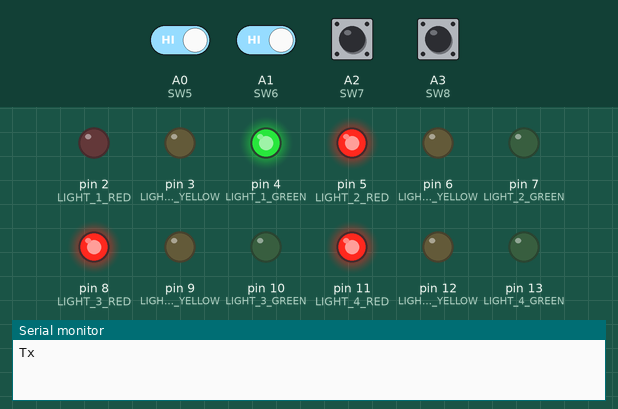
Bench run of a sketch on a simulated Arduino Uno, built with avr-gcc and run on an emulated ATmega328P. Parts: output pins drawn as LEDs (lit = HIGH), the last lines printed to the serial monitor. The inputs (shaded band) are chosen by the test bench; at power-on: A0 (SW5), A1 (SW6), A2 (SW7), A3 (SW8) HIGH.

Above: at 1.2 s.
1.3 s: A2 (SW7) pulled LOW for 0.15 s
At 3.8 s:
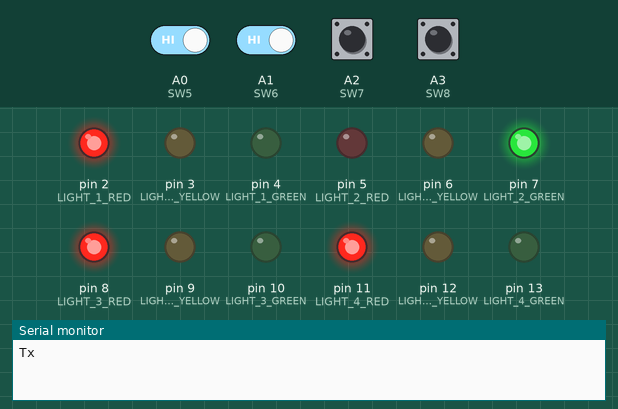
4.4 s: A3 (SW8) pulled LOW for 0.15 s
At 7.2 s:
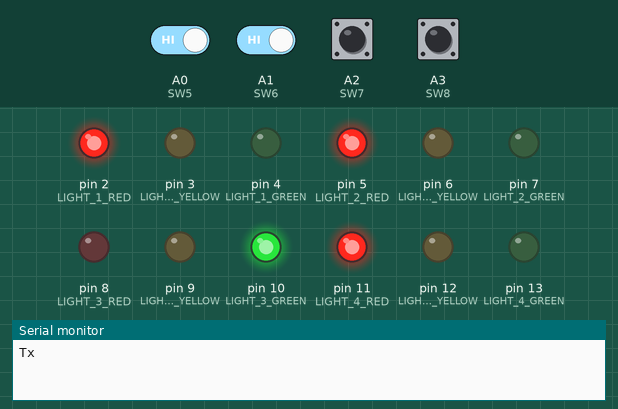
7.5 s: A0 (SW5) driven LOW and A1 (SW6) driven LOW
At 8.7 s:
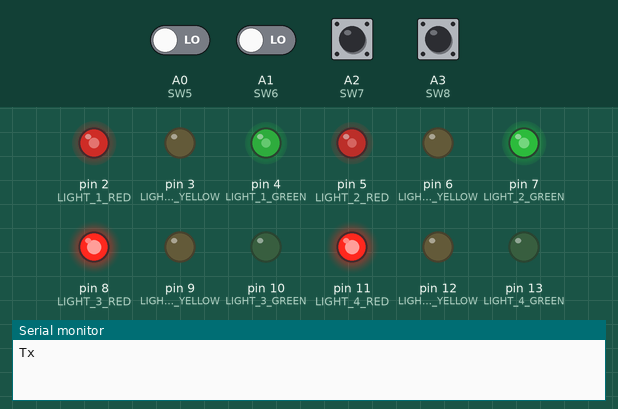
9.0 s: A0 (SW5) driven HIGH
At 9.4 s:
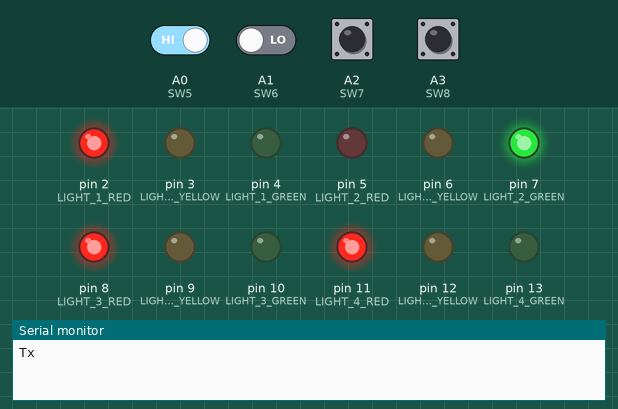
10.5 s: A1 (SW6) driven HIGH
At 11.8 s:
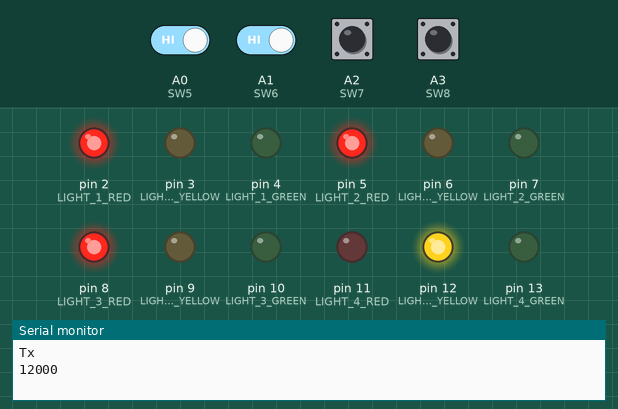
13.5 s: A2 (SW7) pulled LOW for 1 s
At 22.2 s:
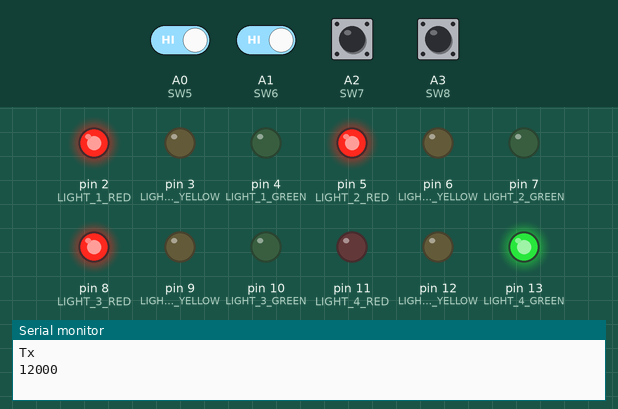
Timing chart, 0 to 22.5 s (numbered marks = the images above; inputs shaded):
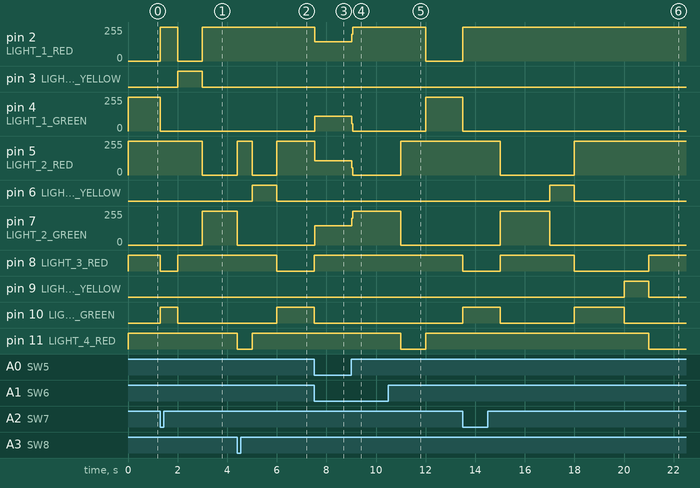

Measured:
- after the input at 1.3 s, pin 2 (LIGHT_1_RED): 0/255 → 255/255 after 0.00 s instead of 1.7 s; pin 4 (LIGHT_1_GREEN): 255/255 → 0/255 after 0.00 s instead of 0.70 s; pin 8 (LIGHT_3_RED): HIGH → LOW at once, → HIGH 0.70 s later; pin 10 (LIGHT_3_GREEN): LOW → HIGH at once, → LOW 0.70 s later
- after the input at 4.4 s, pin 5 (LIGHT_2_RED): 0/255 → 255/255 after 0.00 s instead of 1.6 s; pin 7 (LIGHT_2_GREEN): 255/255 → 0/255 after 0.00 s instead of 0.60 s; pin 11 (LIGHT_4_RED): HIGH → LOW at once, → HIGH 0.60 s later; pin 13 (LIGHT_4_GREEN): LOW → HIGH at once, → LOW 0.60 s later
- after the input at 7.5 s, pin 2 (LIGHT_1_RED): 255/255 → 146/255 at once; pin 4 (LIGHT_1_GREEN): 0/255 → 109/255 at once; pin 5 (LIGHT_2_RED): 255/255 → 108/255 at once; pin 7 (LIGHT_2_GREEN): 0/255 → 146/255 at once; pin 8 (LIGHT_3_RED): LOW → HIGH at once
- after the input at 9.0 s, pin 2 (LIGHT_1_RED), pin 7 (LIGHT_2_GREEN): 146/255 → 255/255 at once; pin 4 (LIGHT_1_GREEN): 109/255 → 0/255 at once; pin 5 (LIGHT_2_RED): 108/255 → 0/255 at once
- after the input at 10.5 s, pin 2 (LIGHT_1_RED): 255/255 → 0/255 after 1.5 s; pin 4 (LIGHT_1_GREEN): 0/255 → 255/255 after 1.5 s; pin 5 (LIGHT_2_RED): 0/255 → 255/255 after 0.50 s; pin 7 (LIGHT_2_GREEN): 255/255 → 0/255 after 0.50 s; pin 11 (LIGHT_4_RED): HIGH → LOW after 0.50 s, → HIGH 1.0 s later
- after the input at 13.5 s, pin 2 (LIGHT_1_RED): 0/255 → 255/255 after 0.00 s instead of 1.5 s; pin 3 (LIGHT_1_YELLOW): stays LOW (without the input it goes to HIGH after 0.50 s); pin 4 (LIGHT_1_GREEN): 255/255 → 0/255 after 0.00 s instead of 0.50 s

The sketch:

LEDTrafficLightTx.ino
```cpp
#define GREEN_1_SET_TIME 2000

#define GREEN_2_SET_TIME 2000

#define GREEN_3_SET_TIME 2000

#define GREEN_4_SET_TIME 2000

#define YELLOW_SET_TIME 1000


#define LIGHT_1_RED 2
#define LIGHT_1_YELLOW 3
#define LIGHT_1_GREEN 4

#define LIGHT_2_RED 5
#define LIGHT_2_YELLOW 6
#define LIGHT_2_GREEN 7

#define LIGHT_3_RED 8
#define LIGHT_3_YELLOW 9
#define LIGHT_3_GREEN 10

#define LIGHT_4_RED 11
#define LIGHT_4_YELLOW 12
#define LIGHT_4_GREEN 13

#define GREEN_LIGHT_1 0
#define YELLOW_LIGHT_1 1

#define GREEN_LIGHT_2 2
#define YELLOW_LIGHT_2 3

#define GREEN_LIGHT_3 4
#define YELLOW_LIGHT_3 5

#define GREEN_LIGHT_4 6
#define YELLOW_LIGHT_4 7

//switch
#define SW5 A0
#define SW6 A1
#define SW7 A2
#define SW8 A3

unsigned long Timer_1 = 0;

unsigned short Set_Time[8] = {GREEN_1_SET_TIME, YELLOW_SET_TIME,
                              GREEN_2_SET_TIME, YELLOW_SET_TIME,
                              GREEN_3_SET_TIME, YELLOW_SET_TIME,
                              GREEN_4_SET_TIME, YELLOW_SET_TIME};

short Light_Index = GREEN_LIGHT_1;

void setup()
{
  Serial.begin(9600);

  pinMode(LIGHT_1_GREEN, OUTPUT);
  pinMode(LIGHT_1_YELLOW, OUTPUT);
  pinMode(LIGHT_1_RED, OUTPUT);

  pinMode(LIGHT_2_GREEN, OUTPUT);
  pinMode(LIGHT_2_YELLOW, OUTPUT);
  pinMode(LIGHT_2_RED, OUTPUT);

  pinMode(LIGHT_3_GREEN, OUTPUT);
  pinMode(LIGHT_3_YELLOW, OUTPUT);
  pinMode(LIGHT_3_RED, OUTPUT);

  pinMode(LIGHT_4_GREEN, OUTPUT);
  pinMode(LIGHT_4_YELLOW, OUTPUT);
  pinMode(LIGHT_4_RED, OUTPUT);

  //แก้
  pinMode(SW5,INPUT_PULLUP);
  pinMode(SW6,INPUT_PULLUP);
  pinMode(SW7,INPUT_PULLUP);
  pinMode(SW8,INPUT_PULLUP);

  Serial.println("Tx");

  Traffic_GREEN_1();
  //delay(2000);

  Timer_1 = millis();
}

// the loop function runs over and over again forever
void loop()
{
  //int randomGreenSetTime = random(1000, 2000);
  //int randomRedSetTime = random(1000, 2000);
  //Serial.println(String(GREEN_1_SET_TIME)+","+String(GREEN_2_SET_TIME)+","+String(GREEN_3_SET_TIME)+","+String(YELLOW_SET_TIME));
  //delay(2000);

  if((millis()-Timer_1) >= Set_Time[Light_Index])
  {
    Light_Index++;

    if(Light_Index > 7)
    {
      Light_Index = GREEN_LIGHT_1;
    }

    Timer_1 = millis();

    if(Light_Index == GREEN_LIGHT_1)
    {
      Traffic_GREEN_1();
    }
    else if(Light_Index == YELLOW_LIGHT_1)
    {
      Traffic_YELLOW_1();
    }

    else if(Light_Index == GREEN_LIGHT_2)
    {
      Traffic_GREEN_2();
    }
    else if(Light_Index == YELLOW_LIGHT_2)
    {
      Traffic_YELLOW_2();
    }

    else if(Light_Index == GREEN_LIGHT_3)
    {
      Traffic_GREEN_3();
    }
    else if(Light_Index == YELLOW_LIGHT_3)
    {
      Traffic_YELLOW_3();
    }

    else if(Light_Index == GREEN_LIGHT_4)
    {
      Traffic_GREEN_4();
    }
    else if(Light_Index == YELLOW_LIGHT_4)
    {
      Traffic_YELLOW_4();
      int TIME_GREEN_NEXT = GREEN_1_SET_TIME + GREEN_2_SET_TIME + GREEN_3_SET_TIME + + GREEN_3_SET_TIME + (YELLOW_SET_TIME * 4);
      Serial.println(String(TIME_GREEN_NEXT));
    }
  }

  //switch
  if(digitalRead(SW5) == LOW)
  {
     digitalWrite(LIGHT_1_RED,LOW);
     digitalWrite(LIGHT_1_YELLOW,LOW);
     digitalWrite(LIGHT_1_GREEN,HIGH);
     digitalWrite(LIGHT_2_RED,HIGH);
     digitalWrite(LIGHT_2_YELLOW,LOW);
     digitalWrite(LIGHT_2_GREEN,LOW);
     digitalWrite(LIGHT_3_RED,HIGH);
     digitalWrite(LIGHT_3_YELLOW,LOW);
     digitalWrite(LIGHT_3_GREEN,LOW);
     digitalWrite(LIGHT_4_RED,HIGH);
     digitalWrite(LIGHT_4_YELLOW,LOW);
     digitalWrite(LIGHT_4_GREEN,LOW);
  }
  if(digitalRead(SW6) == LOW)
  {
     digitalWrite(LIGHT_1_RED,HIGH);
     digitalWrite(LIGHT_1_YELLOW,LOW);
     digitalWrite(LIGHT_1_GREEN,LOW);
     digitalWrite(LIGHT_2_RED,LOW);
     digitalWrite(LIGHT_2_YELLOW,LOW);
     digitalWrite(LIGHT_2_GREEN,HIGH);
     digitalWrite(LIGHT_3_RED,HIGH);
     digitalWrite(LIGHT_3_YELLOW,LOW);
     digitalWrite(LIGHT_3_GREEN,LOW);
     digitalWrite(LIGHT_4_RED,HIGH);
     digitalWrite(LIGHT_4_YELLOW,LOW);
     digitalWrite(LIGHT_4_GREEN,LOW);
  }
  if(digitalRead(SW7) == LOW)
  {
     digitalWrite(LIGHT_1_RED,HIGH);
     digitalWrite(LIGHT_1_YELLOW,LOW);
     digitalWrite(LIGHT_1_GREEN,LOW);
     digitalWrite(LIGHT_2_RED,HIGH);
     digitalWrite(LIGHT_2_YELLOW,LOW);
     digitalWrite(LIGHT_2_GREEN,LOW);
     digitalWrite(LIGHT_3_RED,LOW);
     digitalWrite(LIGHT_3_YELLOW,LOW);
     digitalWrite(LIGHT_3_GREEN,HIGH);
     digitalWrite(LIGHT_4_RED,HIGH);
     digitalWrite(LIGHT_4_YELLOW,LOW);
     digitalWrite(LIGHT_4_GREEN,LOW);
  }
  if(digitalRead(SW8) == LOW)
  {
     digitalWrite(LIGHT_1_RED,HIGH);
     digitalWrite(LIGHT_1_YELLOW,LOW);
     digitalWrite(LIGHT_1_GREEN,LOW);
     digitalWrite(LIGHT_2_RED,HIGH);
     digitalWrite(LIGHT_2_YELLOW,LOW);
     digitalWrite(LIGHT_2_GREEN,LOW);
     digitalWrite(LIGHT_3_RED,HIGH);
     digitalWrite(LIGHT_3_YELLOW,LOW);
     digitalWrite(LIGHT_3_GREEN,LOW);
     digitalWrite(LIGHT_4_RED,LOW);
     digitalWrite(LIGHT_4_YELLOW,LOW);
     digitalWrite(LIGHT_4_GREEN,HIGH);
  }
}

void Traffic_GREEN_1(){
  digitalWrite(LIGHT_1_GREEN, HIGH);
  digitalWrite(LIGHT_1_YELLOW, LOW);
  digitalWrite(LIGHT_1_RED, LOW);

  digitalWrite(LIGHT_2_GREEN, LOW);
  digitalWrite(LIGHT_2_YELLOW, LOW);
  digitalWrite(LIGHT_2_RED, HIGH);

  digitalWrite(LIGHT_3_GREEN, LOW);
  digitalWrite(LIGHT_3_YELLOW, LOW);
  digitalWrite(LIGHT_3_RED, HIGH);

  digitalWrite(LIGHT_4_GREEN, LOW);
  digitalWrite(LIGHT_4_YELLOW, LOW);
  digitalWrite(LIGHT_4_RED, HIGH);
}

void Traffic_GREEN_2(){
  digitalWrite(LIGHT_1_GREEN, LOW);
  digitalWrite(LIGHT_1_YELLOW, LOW);
  digitalWrite(LIGHT_1_RED, HIGH);

  digitalWrite(LIGHT_2_GREEN, HIGH);
  digitalWrite(LIGHT_2_YELLOW, LOW);
  digitalWrite(LIGHT_2_RED, LOW);

  digitalWrite(LIGHT_3_GREEN, LOW);
  digitalWrite(LIGHT_3_YELLOW, LOW);
  digitalWrite(LIGHT_3_RED, HIGH);

  digitalWrite(LIGHT_4_GREEN, LOW);
  digitalWrite(LIGHT_4_YELLOW, LOW);
  digitalWrite(LIGHT_4_RED, HIGH);
}

void Traffic_GREEN_3(){
  digitalWrite(LIGHT_1_GREEN, LOW);
  digitalWrite(LIGHT_1_YELLOW, LOW);
  digitalWrite(LIGHT_1_RED, HIGH);

  digitalWrite(LIGHT_2_GREEN, LOW);
  digitalWrite(LIGHT_2_YELLOW, LOW);
  digitalWrite(LIGHT_2_RED, HIGH);

  digitalWrite(LIGHT_3_GREEN, HIGH);
  digitalWrite(LIGHT_3_YELLOW, LOW);
  digitalWrite(LIGHT_3_RED, LOW);

  digitalWrite(LIGHT_4_GREEN, LOW);
  digitalWrite(LIGHT_4_YELLOW, LOW);
  digitalWrite(LIGHT_4_RED, HIGH);
}

void Traffic_GREEN_4(){
  digitalWrite(LIGHT_1_GREEN, LOW);
  digitalWrite(LIGHT_1_YELLOW, LOW);
  digitalWrite(LIGHT_1_RED, HIGH);

  digitalWrite(LIGHT_2_GREEN, LOW);
  digitalWrite(LIGHT_2_YELLOW, LOW);
  digitalWrite(LIGHT_2_RED, HIGH);

  digitalWrite(LIGHT_3_GREEN, LOW);
  digitalWrite(LIGHT_3_YELLOW, LOW);
  digitalWrite(LIGHT_3_RED, HIGH);

  digitalWrite(LIGHT_4_GREEN, HIGH);
  digitalWrite(LIGHT_4_YELLOW, LOW);
  digitalWrite(LIGHT_4_RED, LOW);
}

void Traffic_YELLOW_1(){
  digitalWrite(LIGHT_1_GREEN, LOW);
  digitalWrite(LIGHT_1_YELLOW, HIGH);
  digitalWrite(LIGHT_1_RED, LOW);

  digitalWrite(LIGHT_2_GREEN, LOW);
  digitalWrite(LIGHT_2_YELLOW, LOW);
  digitalWrite(LIGHT_2_RED, HIGH);

  digitalWrite(LIGHT_3_GREEN, LOW);
  digitalWrite(LIGHT_3_YELLOW, LOW);
  digitalWrite(LIGHT_3_RED, HIGH);

  digitalWrite(LIGHT_4_GREEN, LOW);
  digitalWrite(LIGHT_4_YELLOW, LOW);
  digitalWrite(LIGHT_4_RED, HIGH);
}

void Traffic_YELLOW_2(){
  digitalWrite(LIGHT_1_GREEN, LOW);
  digitalWrite(LIGHT_1_YELLOW, LOW);
  digitalWrite(LIGHT_1_RED, HIGH);

  digitalWrite(LIGHT_2_GREEN, LOW);
  digitalWrite(LIGHT_2_YELLOW, HIGH);
  digitalWrite(LIGHT_2_RED, LOW);

  digitalWrite(LIGHT_3_GREEN, LOW);
  digitalWrite(LIGHT_3_YELLOW, LOW);
  digitalWrite(LIGHT_3_RED, HIGH);

  digitalWrite(LIGHT_4_GREEN, LOW);
  digitalWrite(LIGHT_4_YELLOW, LOW);
  digitalWrite(LIGHT_4_RED, HIGH);
}

void Traffic_YELLOW_3(){
  digitalWrite(LIGHT_1_GREEN, LOW);
  digitalWrite(LIGHT_1_YELLOW, LOW);
  digitalWrite(LIGHT_1_RED, HIGH);

  digitalWrite(LIGHT_2_GREEN, LOW);
  digitalWrite(LIGHT_2_YELLOW, LOW);
  digitalWrite(LIGHT_2_RED, HIGH);

  digitalWrite(LIGHT_3_GREEN, LOW);
  digitalWrite(LIGHT_3_YELLOW, HIGH);
  digitalWrite(LIGHT_3_RED, LOW);

  digitalWrite(LIGHT_4_GREEN, LOW);
  digitalWrite(LIGHT_4_YELLOW, LOW);
  digitalWrite(LIGHT_4_RED, HIGH);
}

void Traffic_YELLOW_4(){
  digitalWrite(LIGHT_1_GREEN, LOW);
  digitalWrite(LIGHT_1_YELLOW, LOW);
  digitalWrite(LIGHT_1_RED, HIGH);

  digitalWrite(LIGHT_2_GREEN, LOW);
  digitalWrite(LIGHT_2_YELLOW, LOW);
  digitalWrite(LIGHT_2_RED, HIGH);

  digitalWrite(LIGHT_3_GREEN, LOW);
  digitalWrite(LIGHT_3_YELLOW, LOW);
  digitalWrite(LIGHT_3_RED, HIGH);

  digitalWrite(LIGHT_4_GREEN, LOW);
  digitalWrite(LIGHT_4_YELLOW, HIGH);
  digitalWrite(LIGHT_4_RED, LOW);
}
```
